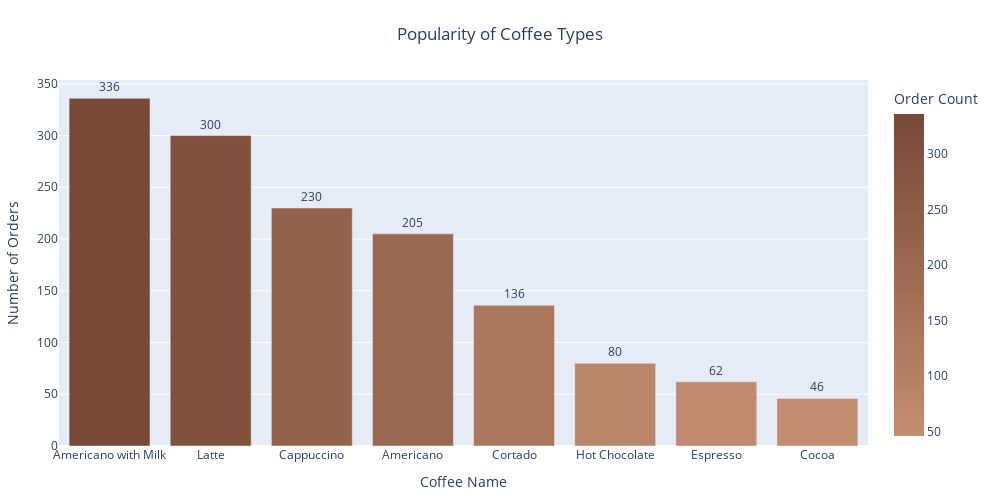

The code cell stored with this chart in its notebook:
### Markdown cell above
<h1 style="color: #774936; font-size: 18px; font-weight: 500">&#9749; Popularity of Coffee Types &#9749;</h1>

### Code cell
popularity = df['coffee_name'].value_counts().reset_index()
popularity.columns = ['coffee_name', 'count']

brown_colorscale = [
    [0, '#C38E70'],   
    [0.5, '#9D6B53'],
    [1, '#774936'] 
]

fig = px.bar(popularity, x='coffee_name', y='count',
             labels={'coffee_name': 'Coffee Name', 'count': 'Number of Orders'},
             title='Popularity of Coffee Types',
             color='count',
             color_continuous_scale=brown_colorscale,
             text='count')

fig.update_layout(
    xaxis_title='Coffee Name',
    yaxis_title='Number of Orders',
    title_x=0.5,
    height=500,
    width=1000,
    margin=dict(t=80, b=40, l=40, r=40),
    coloraxis_colorbar=dict(title="Order Count")
)

fig.update_traces(
    hoverlabel=dict(
        bgcolor='#774936',
        font=dict(color='#ffffff')
    ),
    texttemplate='%{text}',
    textposition='outside',
    hovertemplate='<b>Coffee:</b> %{x}<br><b>Order Count:</b> %{y}<extra></extra>'
)

fig.show()

### Figure 1 — Plotly figure (JSON) as saved in the notebook; plotly's stock layout.template omitted (floating-point values rounded to 4 significant figures)
{"data": [{"alignmentgroup": "True", "hoverlabel": {"bgcolor": "#774936", "font": {"color": "#ffffff"}}, "hovertemplate": "<b>Coffee:</b> %{x}<br><b>Order Count:</b> %{y}<extra></extra>", "legendgroup": "", "marker": {"color": [336, 300, 230, 205, 136, 80, 62, 46], "coloraxis": "coloraxis", "pattern": {"shape": ""}}, "name": "", "offsetgroup": "", "orientation": "v", "showlegend": false, "text": [336, 300, 230, 205, 136, 80, 62, 46], "textposition": "outside", "texttemplate": "%{text}", "type": "bar", "x": ["Americano with Milk", "Latte", "Cappuccino", "Americano", "Cortado", "Hot Chocolate", "Espresso", "Cocoa"], "xaxis": "x", "y": [336, 300, 230, 205, 136, 80, 62, 46], "yaxis": "y"}], "layout": {"barmode": "relative", "coloraxis": {"colorbar": {"title": {"text": "Order Count"}}, "colorscale": [[0, "#C38E70"], [0.5, "#9D6B53"], [1, "#774936"]]}, "height": 500, "legend": {"tracegroupgap": 0}, "margin": {"b": 40, "l": 40, "r": 40, "t": 80}, "title": {"text": "Popularity of Coffee Types", "x": 0.5}, "width": 1000, "xaxis": {"anchor": "y", "domain": [0, 1], "title": {"text": "Coffee Name"}}, "yaxis": {"anchor": "x", "domain": [0, 1], "title": {"text": "Number of Orders"}}}}
